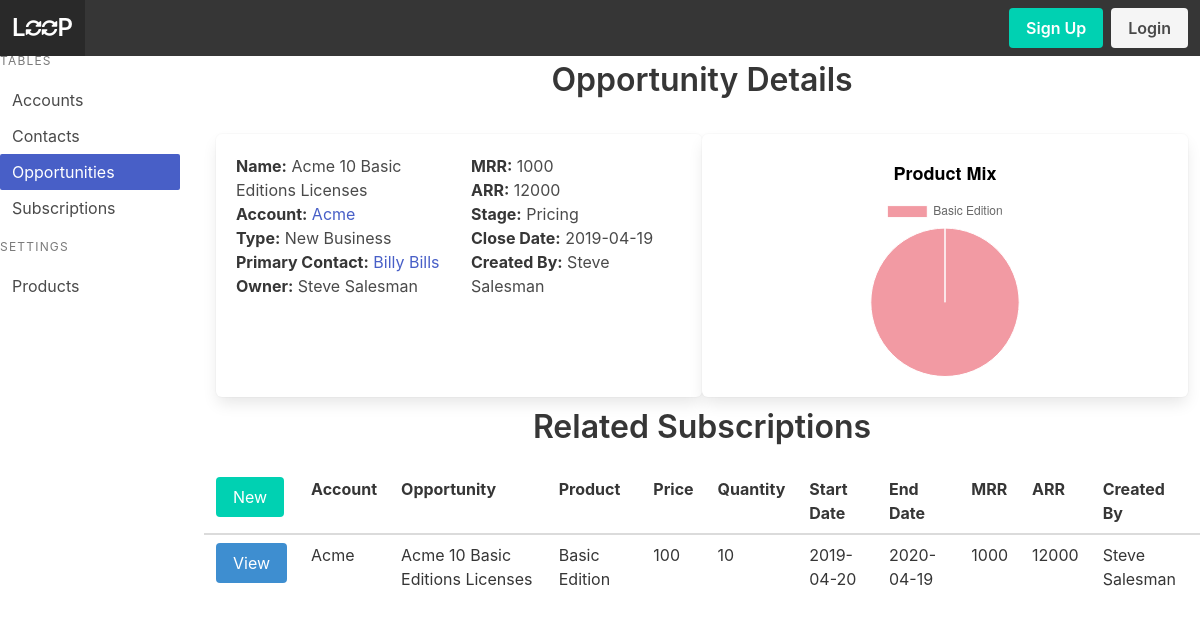
The page /opportunity/1/r on the database as committed earlier.
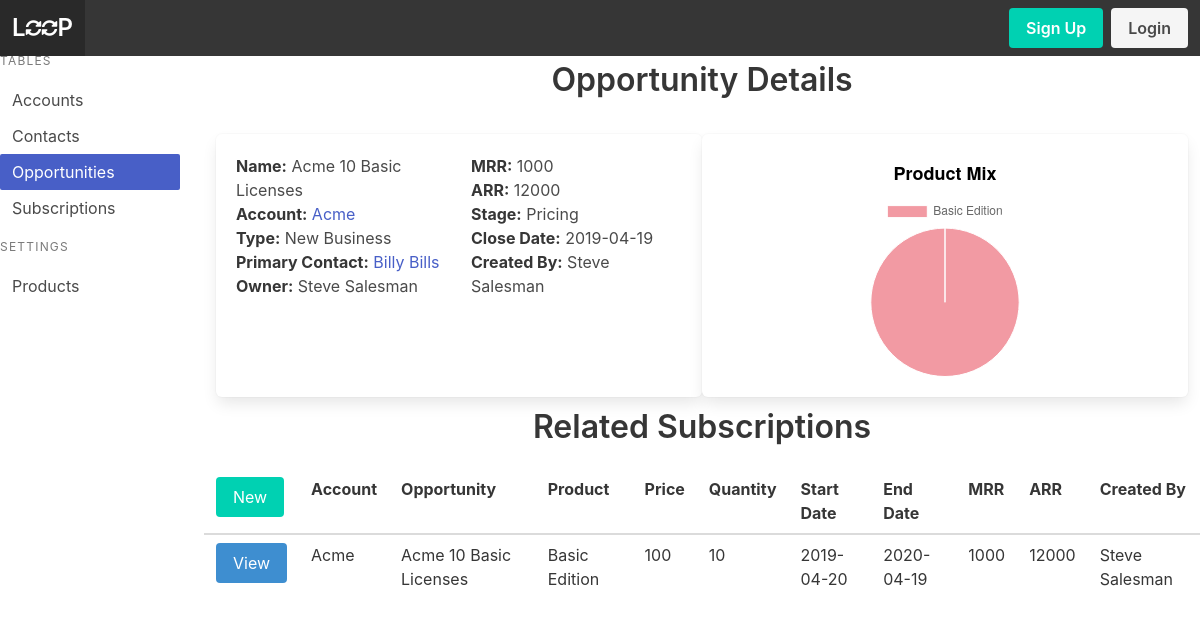
The same page on the database as committed later.
### models.py (models this page shows, shortened)
class Opportunity(Model):
    account = ForeignKeyField(model=Account, null=True, backref='opportunity')
    name = CharField()
    owner = ForeignKeyField(model=User, null=True, backref='owner')
    opportunity_type = CharField()
    primary_contact = ForeignKeyField(model=Contact, null=True, backref='opportunity')
    mrr = DecimalField()
    arr = DecimalField()
    stage = CharField()
    close_date = DateField()
    created_by = ForeignKeyField(model=User, null=True, backref='creator')
    class Meta:
        database = DATABASE

class Subscription(Model):
    account = ForeignKeyField(model=Account, null=True, backref='subscription')
    opportunity = ForeignKeyField(model=Opportunity, null=True, backref='subscription')
    product = ForeignKeyField(model=Product, null=True, backref='subscription')
    product_price = DecimalField()
    quantity = IntegerField()
    sub_start_date = DateField()
    sub_end_date = DateField()
    mrr = DecimalField()
    arr = DecimalField()
    created_by = ForeignKeyField(model=User, null=True, backref='creator')
    class Meta:
        database = DATABASE

class Account(Model):
    name = CharField()
    owner = ForeignKeyField(model=User, null=True, backref='owner')
    created_by = ForeignKeyField(model=User, null=True, backref='creator')
    account_type = CharField()
    street = CharField()
    city = CharField()
    state = CharField()
    country = CharField()
    website = CharField()
    mrr = DecimalField()
    arr = DecimalField()
    class Meta:
        database = DATABASE

class Product(Model):
    name = CharField()
    price = DecimalField()
    class Meta:
        database = DATABASE

class User(UserMixin, Model):
    username = CharField(unique=True)
    fullname = CharField()
    email = CharField(unique=True)
    password = CharField(max_length=100)
    joined_at = DateTimeField(default=datetime.datetime.now)
    is_admin = BooleanField(default=False)
    class Meta:
        database = DATABASE

### app.py (the view)
@app.route('/opportunity', methods=['GET'])
@app.route('/opportunity/', methods=['GET'])
@app.route('/opportunity/r', methods=['GET'])
@app.route('/opportunity/<opportunityid>', methods=['GET'])
@app.route('/opportunity/<opportunityid>/', methods=['GET'])
@app.route('/opportunity/<opportunityid>/r', methods=['GET'])
def opportunity(opportunityid=None):
    opportunities = models.Opportunity.select()
    opp_stage_data = models.Opportunity.select(models.Opportunity.stage,fn.SUM(models.Opportunity.mrr).alias('mrr_in_stage')).group_by(models.Opportunity.stage)
    title = 'Opportunities'
    if opportunityid != None:
        opportunity = models.Opportunity.select().where(models.Opportunity.id == opportunityid).get()
        subscriptions = models.Subscription.select().where(models.Subscription.opportunity_id == opportunityid)
        prod_mrr = models.Subscription.select(models.Subscription.product, fn.SUM(models.Subscription.mrr).alias('mrr')).where(models.Subscription.opportunity_id == opportunityid).group_by(models.Subscription.product)
        print(prod_mrr)
        title = 'Opportunity Details'
        return render_template('opportunity-detail.html', opportunity=opportunity, user=g.user._get_current_object(), subscriptions=subscriptions, prod_mrr=prod_mrr, title=title)
    return render_template('opportunity.html', opportunities=opportunities, title=title, opp_stage_data=opp_stage_data)

### app.py (called while the page is built)
@app.before_request
def before_request():
    g.db = models.DATABASE
    g.db.connect()
    g.user = current_user

@app.after_request
def after_request(response):
    g.db.close()
    return response

### templates/opportunity-detail.html (shortened to what this page needs)
{% extends 'index.html' %}
{% from 'macros.html' import render_subscription %}
{% block content %}
<div class='tile is-parent'>
    <div class="tile is-child box">
        <div class="columns">
            <div class='column'>
                <p><strong>Name:</strong> {{opportunity.name}}</p>
                <p><strong>Account:</strong> {% if opportunity.account %}<a href="{{url_for('account',accountid=opportunity.account_id)}}">{{opportunity.account.name}}</a>{% endif %}</p>
                <p><strong>Type:</strong> {{opportunity.opportunity_type}}</p>
                <p><strong>Primary Contact:</strong> {% if opportunity.primary_contact %}<a href="{{url_for('contact',contactid=opportunity.primary_contact_id)}}">{{opportunity.primary_contact.first_name + ' ' + opportunity.primary_contact.last_name}}</a>{% endif %}</p>
                <p><strong>Owner:</strong> {% if opportunity.owner %}{{opportunity.owner.fullname}}{% endif %}</p>
            </div>
            <div class='column'>
                <p><strong>MRR:</strong> {{opportunity.mrr}}</p>
                <p><strong>ARR:</strong> {{opportunity.arr}}</p>
                <p><strong>Stage:</strong> {{opportunity.stage}}</p>
                <p><strong>Close Date:</strong> {{opportunity.close_date}}</p>
                <p><strong>Created By:</strong> {{opportunity.created_by.fullname}}</p>
            </div>
        </div>
    </div>
    <div class="tile is-child box">
        <canvas id='graph-1'></canvas>
    </div>
</div>
<div class='level'>
    <p class='title level-item'>Related Subscriptions</p>
</div>
<table class="table is-fullwidth is-hoverable">
    <thead>
        <tr>
            <td><a class='button is-primary' href="{{url_for('create_subscription', accountid=opportunity.account_id, opportunityid=opportunity.id)}}">New</a></td>
            <th>Account</th>
            <th>Opportunity</th>
            <th>Product</th>
            <th>Price</th>
            <th>Quantity</th>
            <th>Start Date</th>
            <th>End Date</th>
            <th>MRR</th>
            <th>ARR</th>
            <th>Created By</th>
        </tr>
    </thead>
    <tbody>
        {% for subscription in subscriptions %}
        {{ render_subscription(subscription) }}
        {% endfor %}
    </tbody>
</table>
<script>
    $(document).ready(function() {
        var graph1 = $('#graph-1');
        var graph1Chart = new Chart(graph1,{
            type: 'pie',
            data: {
                labels : [{% for prod in prod_mrr %}
                            "{{prod.product.name}}",
                            {% endfor %}],
                datasets : [{
                    backgroundColor: ['#e5374880','#088e3980','#4ae2d680','#eb42f780','#84e85580'],
                    borderColor: 'white',
                    hoverBackgroundColor: ['#e53748','#088e39','#4ae2d6','#eb42f7','#84e855'],
                    borderWidth: 1,
                    label: 'Monthly Revenue',
                    data : [
                        {% for prod in prod_mrr %}
                            "{{prod.mrr}}",
                        {% endfor %}
                        ]
                }]
            },
            options: {
                title: {
                    display: true,
                    text: 'Product Mix',
                    fontSize: 18,
                    fontColor: 'black'
                }
            }
        });
        $('#opp-menu').addClass('is-active');
    });
</script>
{% endblock %}

### templates/macros.html (shortened to what this page needs)
{% macro render_subscription(subscription) %}
    <tr>
        <td><a class='button is-info' href="{{url_for('subscription', subscriptionid=subscription.id)}}">View</a></td>
        <td>{% if subscription.account %}{{subscription.account.name}}{% endif %}</td>
        <td>{% if subscription.opportunity %}{{subscription.opportunity.name}}{% endif %}</td>
        <td>{% if subscription.product %}{{subscription.product.name}}{% endif %}</td>
        <td>{{subscription.product_price}}</td>
        <td>{{subscription.quantity}}</td>
        <td>{{subscription.sub_start_date}}</td>
        <td>{{subscription.sub_end_date}}</td>
        <td>{{subscription.mrr}}</td>
        <td>{{subscription.arr}}</td>
        <td>{% if subscription.created_by %}{{subscription.created_by.fullname}}{% endif %}</td>
    </tr>
{% endmacro %}

Rows that differ between the two databases and show on the page:
changed Opportunity "New Business": name "Acme 10 Basic Editions Licenses" → "Acme 10 Basic Licenses"
changed through a linked row, Subscription "Acme": opportunity.name "Acme 10 Basic Editions Licenses" → "Acme 10 Basic Licenses"
